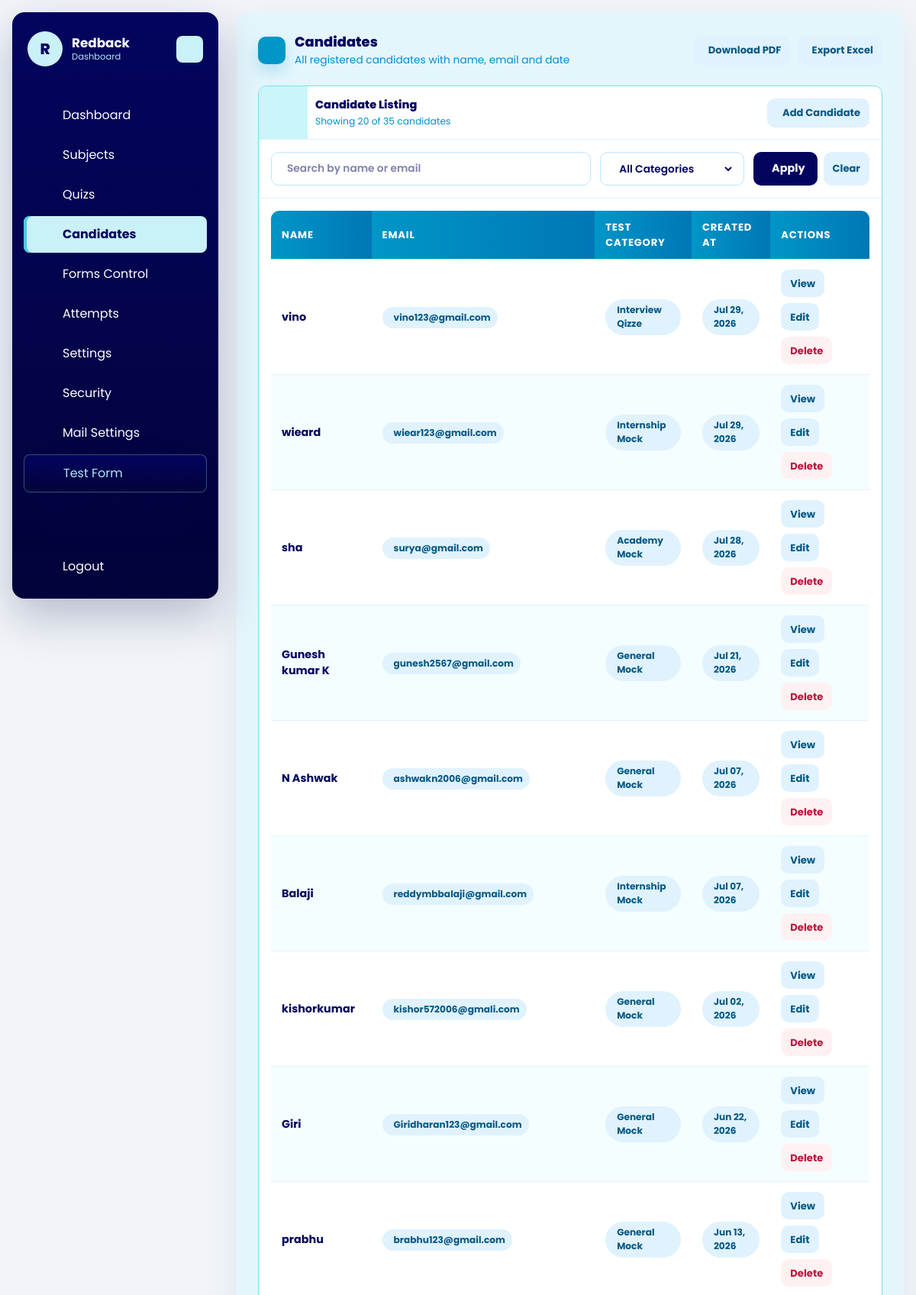
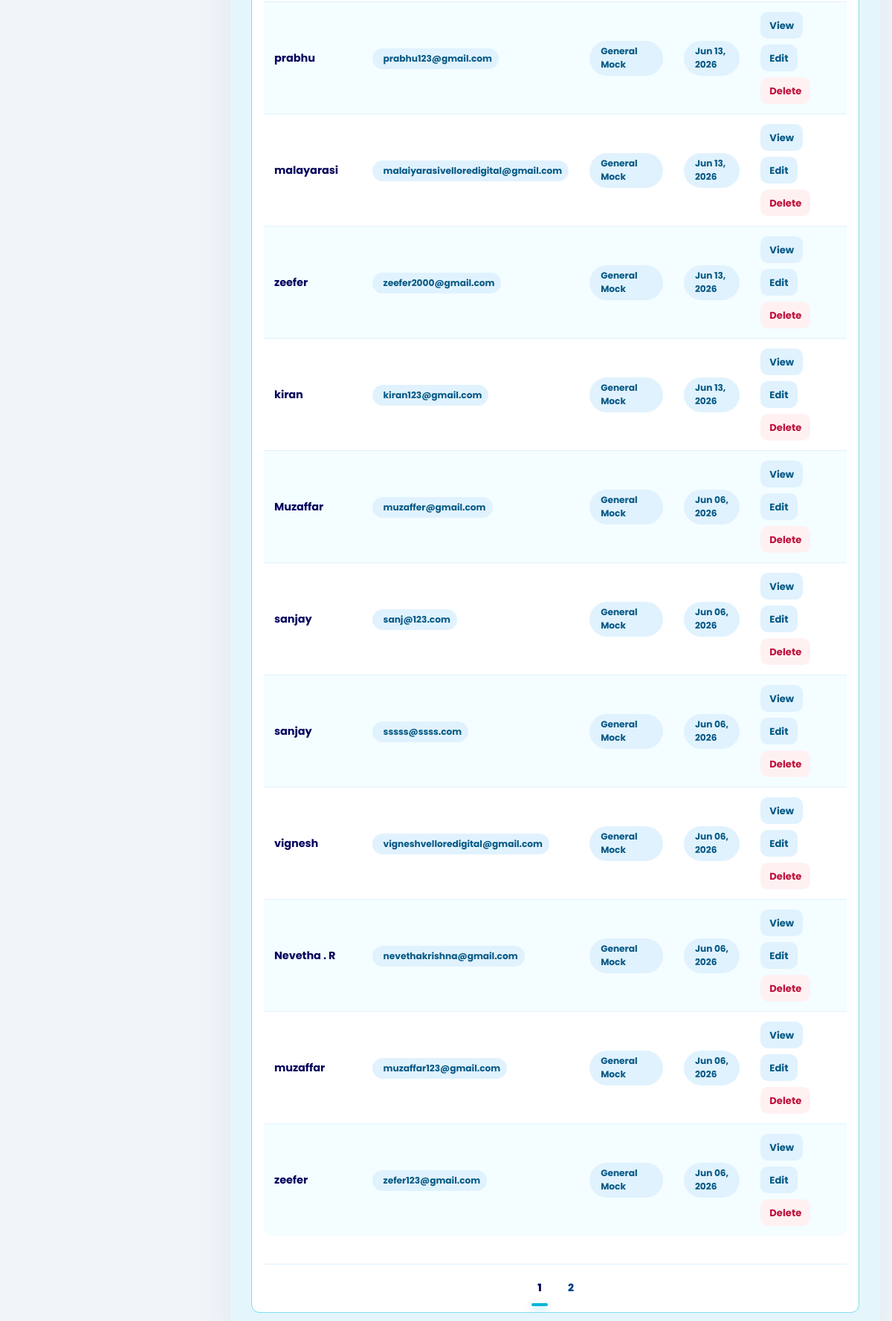
The app's page /dashboard/candidates/ (signed in), older data (2 pictures, top to bottom).
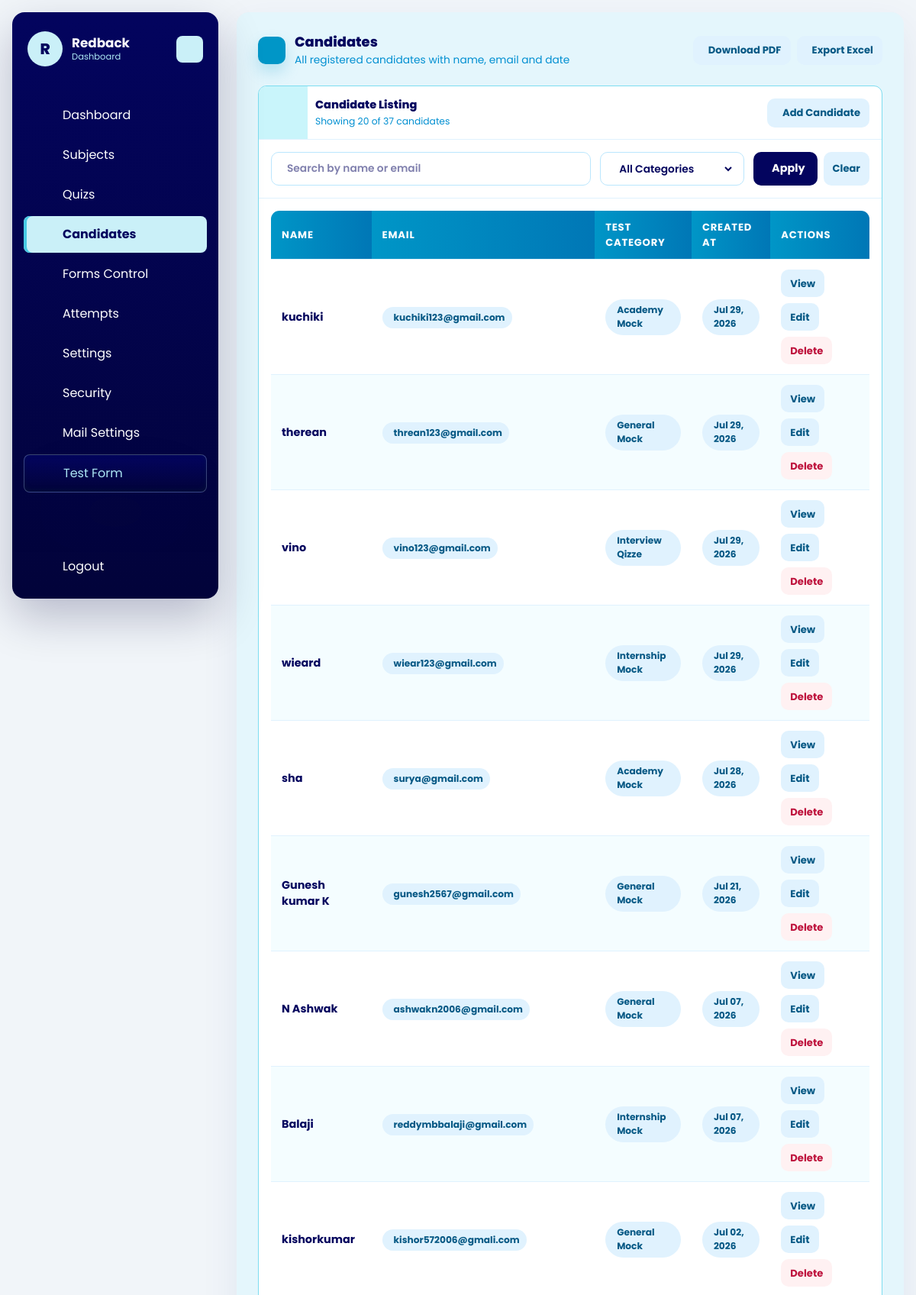
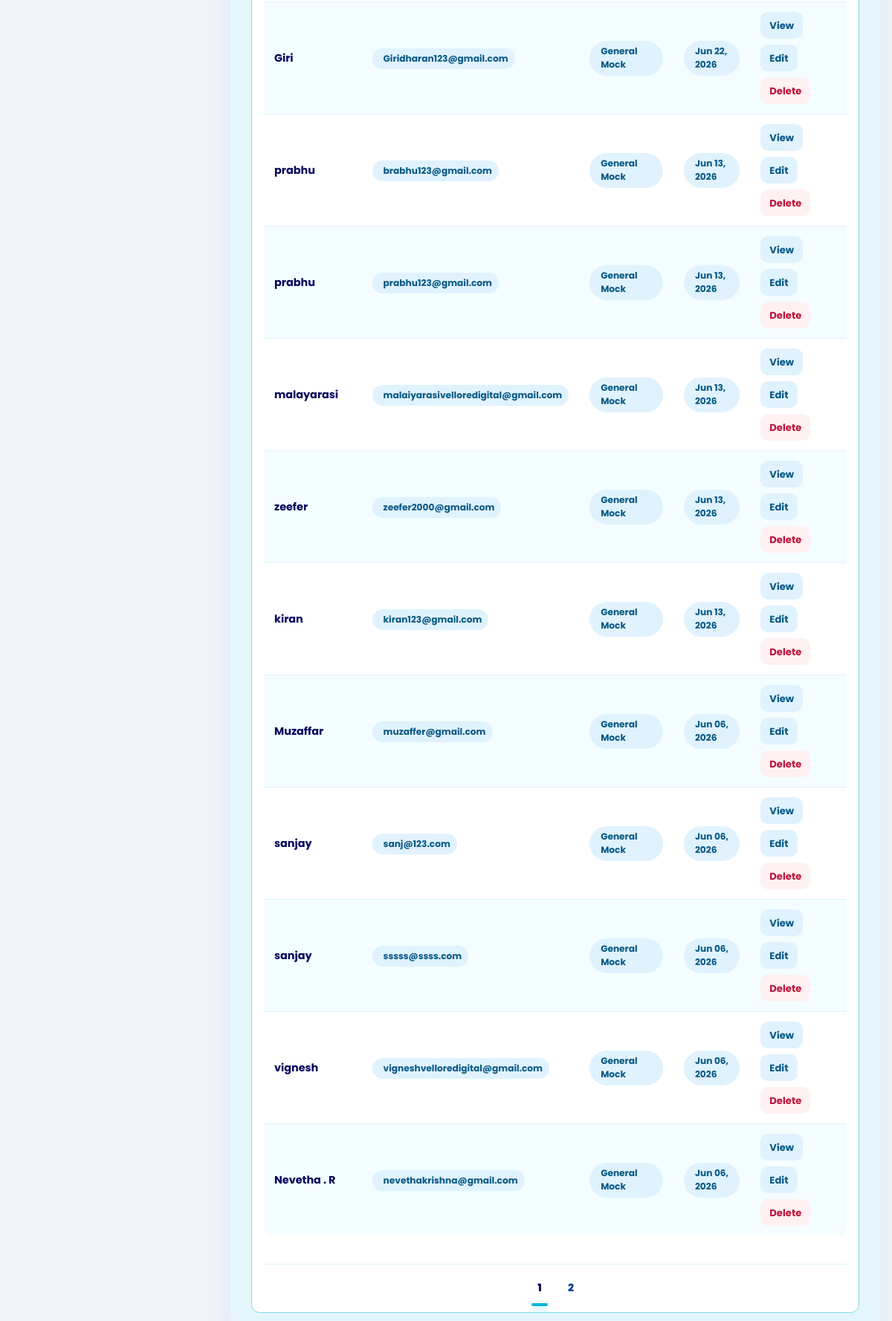
The same page, newer data (2 pictures, top to bottom).
### quiz/models.py (models this page shows, shortened)
class Candidate(models.Model):
    name = models.CharField(max_length=150)
    email = models.EmailField()
    designation_tech = models.CharField(max_length=150)
    created_at = models.DateTimeField(auto_now_add=True)
    class Meta:
        ordering = ['name']

### dashboard/views.py (the view, shortened to what this page needs)
# urls.py: path('candidates/', views.candidate_list, name='candidate_list'),
@company_login_required
def candidate_list(request):
    queryset = Candidate.objects.filter(attempts__company=request.company).distinct().order_by('-created_at')
    search_query = request.GET.get('q', '').strip()
    if search_query:
        queryset = queryset.filter(
            Q(name__icontains=search_query) |
            Q(email__icontains=search_query)
        )
    test_category_filter = request.GET.get('test_category', 'all').strip()
    valid_categories = {value for value, _label in CandidateTestAttempt.TEST_CATEGORY_CHOICES}
    total_count = queryset.count()
    paginator  = Paginator(queryset, 20)
    page_num   = request.GET.get('page', 1)
    page_obj   = paginator.get_page(page_num)
    for candidate in page_obj.object_list:
        latest_attempt = candidate.attempts.filter(company=request.company).order_by('-created_at').first()
        candidate.latest_test_category_display = (
            latest_attempt.get_test_category_display() if latest_attempt else '-'
        )
    params = request.GET.copy()
    params.pop('page', None)
    page_query_prefix = (params.urlencode() + '&') if params else ''
    page_numbers = list(
        paginator.get_elided_page_range(page_obj.number, on_each_side=2, on_ends=1)
    )
    return render(request, 'dashboard/candidate_list.html', {
        'title': 'Candidates',
        'objects': page_obj.object_list,
        'page_obj': page_obj,
        'page_numbers': page_numbers,
        'page_query_prefix': page_query_prefix,
        'total_count': total_count,
        'search_query': search_query,
        'test_category_choices': CandidateTestAttempt.TEST_CATEGORY_CHOICES,
        'test_category_filter': test_category_filter,
    })

### dashboard/views.py (called while the page is built)
def get_logged_in_company(request):
    company_id = request.session.get('company_id')
    if not company_id:
        return None
    return Company.objects.filter(id=company_id, is_active=True).first()

def company_login_required(view_func):
    @wraps(view_func)
    def wrapper(request, *args, **kwargs):
        company = get_logged_in_company(request)
        if not company:
            return redirect(f"{reverse('dashboard:login')}?next={request.path}")
        request.company = company
        return view_func(request, *args, **kwargs)
    return wrapper

### templates/dashboard/candidate_list.html (shortened to what the changed rows need)
{% extends "base.html" %}
{% block content %}
<div id="dashboard-page-content">
<section class="quiz-shell">
    <div class="quiz-heading">
        <div class="quiz-heading-main">
            <div>
                <h1 class="quiz-title">Candidates</h1>
            </div>
        </div>
    </div>
    <div class="quiz-list-panel">
        <div class="quiz-list-head">
            <div style="padding-left:10px;">
                <p class="quiz-list-title">Candidate Listing</p>
                <p class="quiz-list-text">Showing {{ objects|length }} of {{ total_count }} candidate{{ total_count|pluralize }}</p>
            </div>
        </div>
        <div class="attempt-table-wrap">
            {% if objects %}
                <table class="attempt-table">
                    <thead>
                        <tr>
                            <th>Name</th>
                            <th>Email</th>
                            <th>Test Category</th>
                            <th>Created At</th>
                            <th>Actions</th>
                        </tr>
                    </thead>
                    <tbody>
                        {% for candidate in objects %}
                            <tr style="cursor:pointer;" onclick="window.location='{% url 'dashboard:candidate_detail' candidate.pk %}'">
                                <td>
                                    <strong>{{ candidate.name }}</strong>
                                </td>
                                <td>
                                    <span class="attempt-pill">
                                        {{ candidate.email }}
                                    </span>
                                </td>
                                <td>
                                    <span class="attempt-pill">
                                        {{ candidate.latest_test_category_display }}
                                    </span>
                                </td>
                                <td>
                                    <span class="attempt-pill">
                                        {{ candidate.created_at|date:"M d, Y" }}
                                    </span>
                                </td>
                                <td>
                                    <div class="attempt-actions" onclick="event.stopPropagation();">
                                        <a href="{% url 'dashboard:candidate_detail' candidate.pk %}" class="attempt-btn secondary">View</a>
                                        <a href="{% url 'dashboard:candidate_update' candidate.pk %}" class="attempt-btn secondary">Edit</a>
                                        <a href="{% url 'dashboard:candidate_delete' candidate.pk %}" class="attempt-btn danger">Delete</a>
                                    </div>
                                </td>
                            </tr>
                        {% endfor %}
                    </tbody>
                </table>
            {% endif %}
        </div>
        {% if page_obj.has_other_pages %}
            <div class="quiz-pagination">
                {% if page_obj.has_previous %}
                    <a class="quiz-page-link" href="?{{ page_query_prefix }}page=1" aria-label="First page"><iconify-icon icon="mdi:chevron-double-left"></iconify-icon></a>
                    <a class="quiz-page-link" href="?{{ page_query_prefix }}page={{ page_obj.previous_page_number }}" aria-label="Previous page"><iconify-icon icon="mdi:chevron-left"></iconify-icon></a>
                {% else %}
                    <span class="quiz-page-link is-disabled"><iconify-icon icon="mdi:chevron-double-left"></iconify-icon></span>
                    <span class="quiz-page-link is-disabled"><iconify-icon icon="mdi:chevron-left"></iconify-icon></span>
                {% endif %}
                {% for page_number in page_numbers %}
                    {% if page_number == page_obj.paginator.ELLIPSIS %}
                        <span class="quiz-page-ellipsis">{{ page_number }}</span>
                    {% elif page_number == page_obj.number %}
                        <span class="quiz-page-link is-active" aria-current="page">{{ page_number }}</span>
                    {% else %}
                        <a class="quiz-page-link" href="?{{ page_query_prefix }}page={{ page_number }}">{{ page_number }}</a>
                    {% endif %}
                {% endfor %}
                {% if page_obj.has_next %}
                    <a class="quiz-page-link" href="?{{ page_query_prefix }}page={{ page_obj.next_page_number }}" aria-label="Next page"><iconify-icon icon="mdi:chevron-right"></iconify-icon></a>
                    <a class="quiz-page-link" href="?{{ page_query_prefix }}page={{ page_obj.paginator.num_pages }}" aria-label="Last page"><iconify-icon icon="mdi:chevron-double-right"></iconify-icon></a>
                {% else %}
                    <span class="quiz-page-link is-disabled"><iconify-icon icon="mdi:chevron-right"></iconify-icon></span>
                    <span class="quiz-page-link is-disabled"><iconify-icon icon="mdi:chevron-double-right"></iconify-icon></span>
                {% endif %}
            </div>
        {% endif %}
    </div>
</section>
</div>
{% endblock %}

Row changes from the older to the newer data that the page shows:
no longer on this page (row unchanged): Candidate: name "muzaffar", email "muzaffar123@gmail.com", latest_test_category_display "General Mock", created_at "Jun 06, 2026"
no longer on this page (row unchanged): Candidate: name "zeefer", email "zefer123@gmail.com", latest_test_category_display "General Mock", created_at "Jun 06, 2026"
added Candidate: name "kuchiki", email "kuchiki123@gmail.com", latest_test_category_display "Academy Mock", created_at "Jul 29, 2026"
added Candidate: name "therean", email "threan123@gmail.com", latest_test_category_display "General Mock", created_at "Jul 29, 2026"
Text that changed along with them:
{{ total_count }}: "35" → "37"
